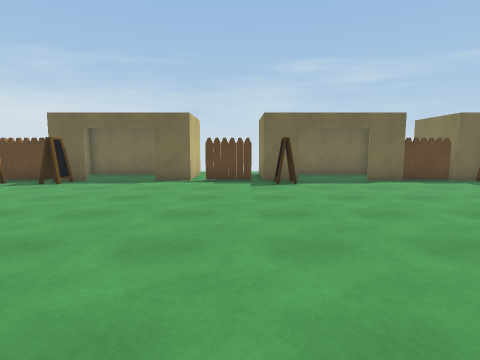
View 1 (above)

24 first-person views from a walk through a scene from a Unity 3-D project. The camera is 1.3 m above the floor, tilts 6° down and sees 80° across. The floor is counted in squares, 1 m on a side. Each view is taken from the middle of a square. On the plan, view 1 faces up. The plan holds only what a view shows up to about 13 squares ahead; the rest is blank. The place goes on beyond the plan. The player character is not drawn. Some animated figures are not drawn.

View 2
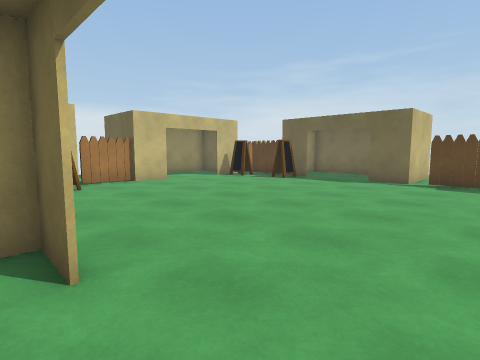

View 3
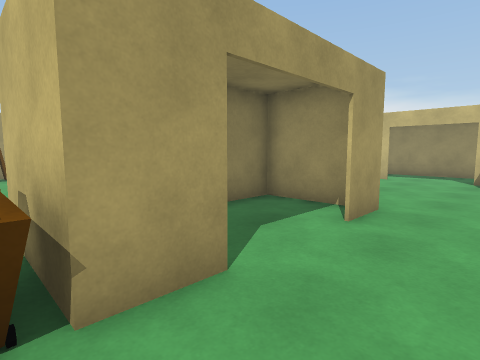

View 4
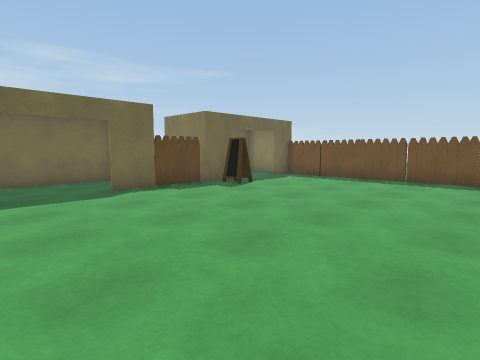

View 5
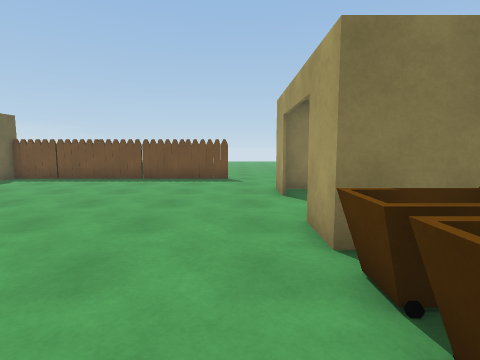

View 6
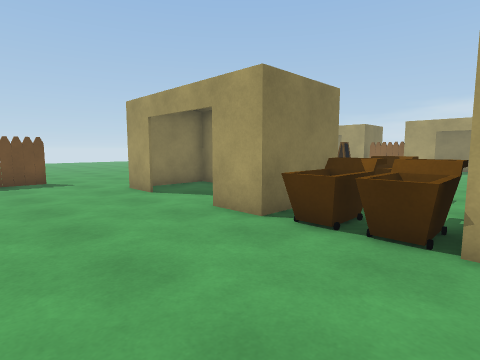

View 7
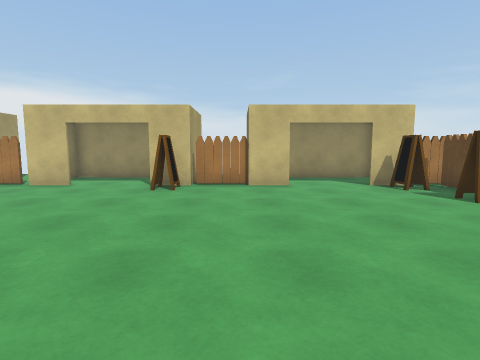

View 8
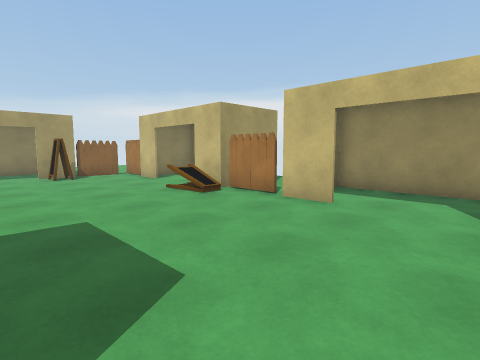

View 9
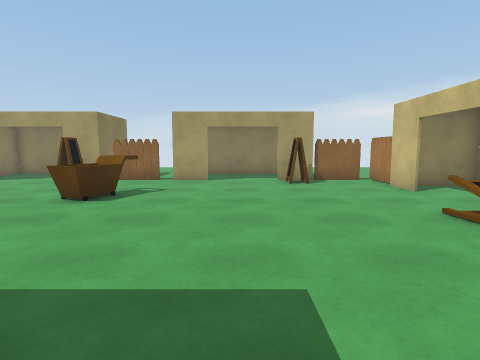

View 10
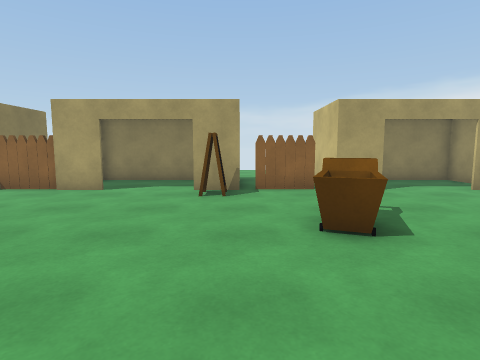

View 11
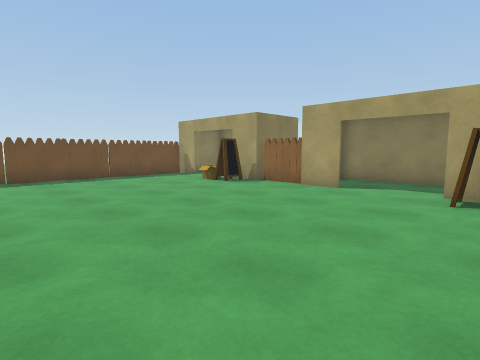

View 12
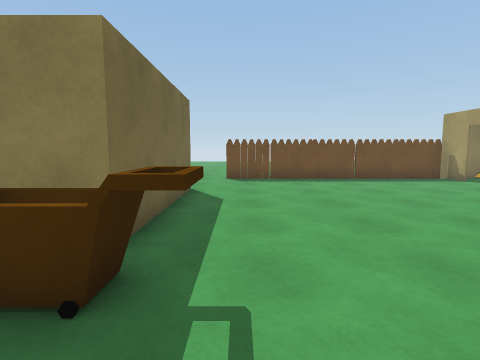

View 13
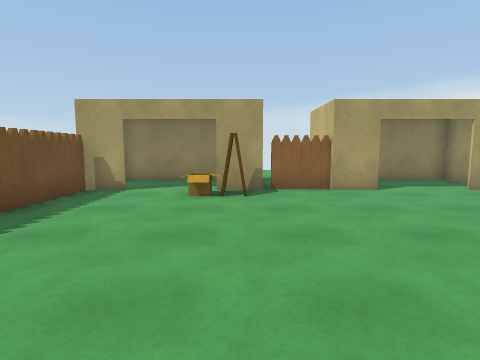

View 14
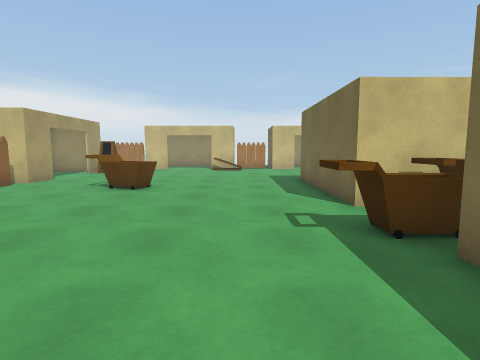

View 15
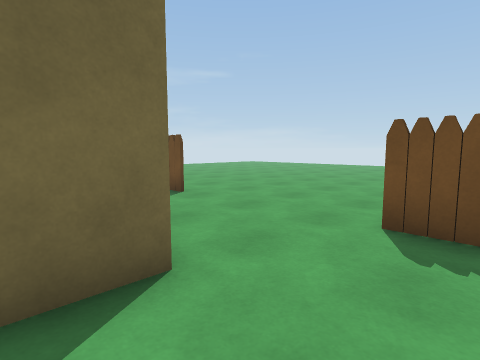

View 16
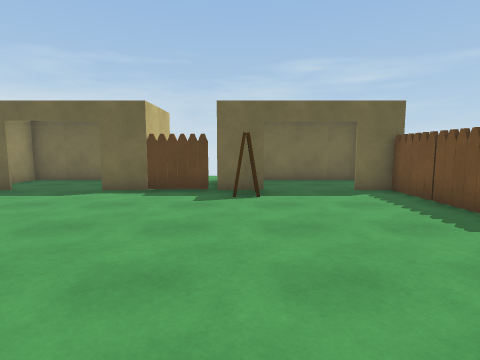

View 17
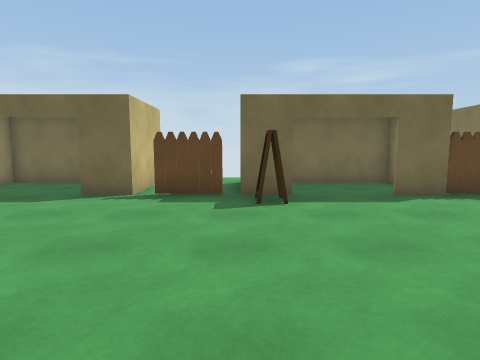

View 18
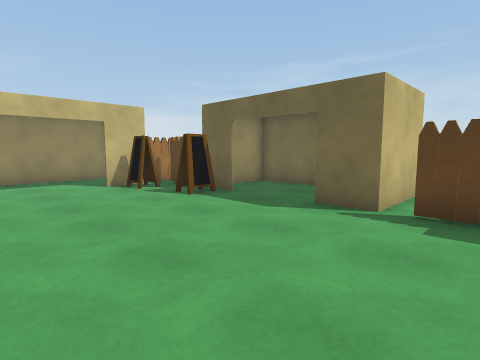

View 19
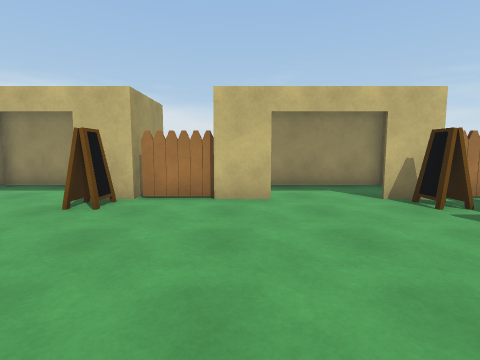

View 20
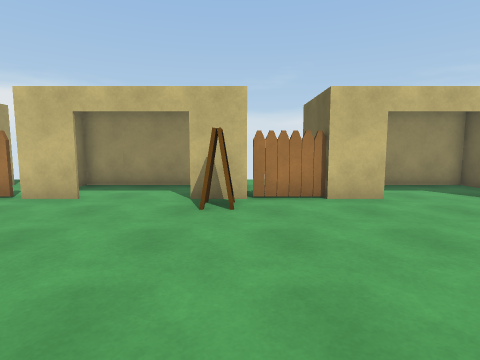

View 21
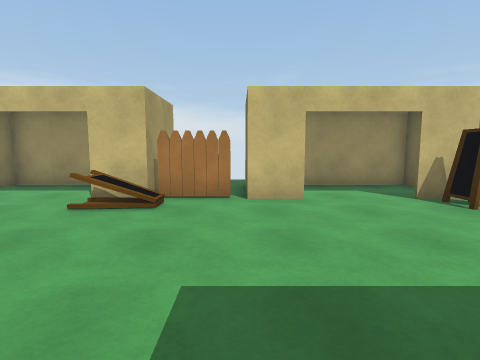

View 22
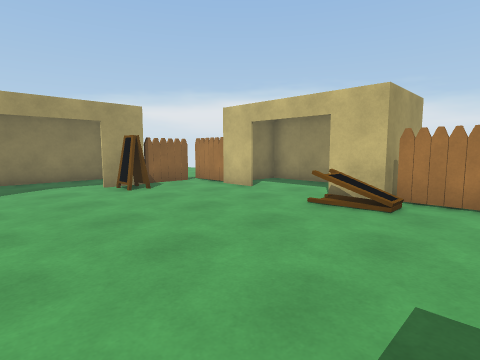

View 23
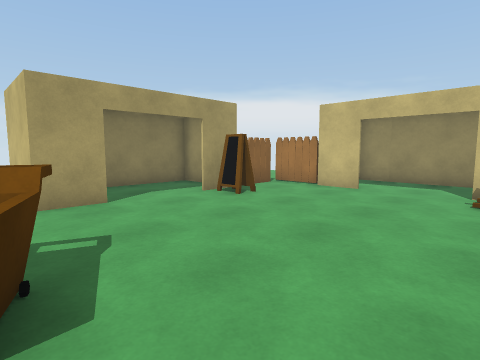

View 24
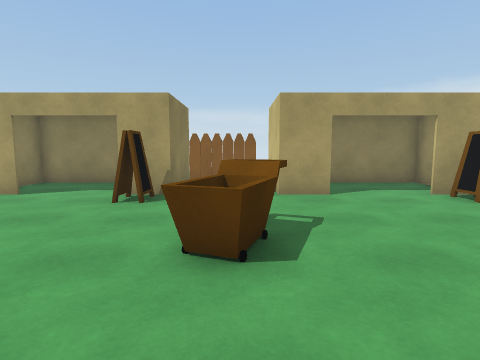

### Floor plan
Key: @ floor where view 1 was taken; # wall or solid block; . floor; / step, stairs or slope; O other object.
Columns run from 14 left of view 1 to 16 right of it. Each row starts with its distance up from view 1.
 15       OOOO  O  OOOOOOO O OOOOO
 14       O...  O  O.....O O ....
 13    #   .... O  O.....O O ....
 12    ###OO...OO##OO...OO##OO..O#
 11 OO OOO.O........O.......O....#
 10 O..O.........................#
  9 O............................#
  8 O............................#
  7 O..O.........................#
  6 O  O.........................#
  5  OO#.........................#
  4    #.........................#.
  3 OOOOO........................#.
  2 O...OO.........................
  1 O..........OO..OOOOOOO..OO.....
  0 O.........O...@.OOOOO ...O.....
 -1 O.........O.....OOOOO  ..O.....
 -2 O..O......OOOOOOO.OOOOOOOO.....
 -3 OOOO..............OO...........
 -4   .#.........................#
 -5  ..#/........................#
 -6 OOOOO........................#
 -7 O............................#
 -8 O............OO..............#
 -9 O............OO..............#
-10 O..O........OO...............#
-11 OOOO.........................#
-12    #...O........O.......OO...#
-13    #..OO...OO..OO...OO.OOO..O#
-14     ##O.... O##O.....O#O ....
-15       O.... O  O.....O O ....O
-16       OOOOO O  OOOOOOO O OOOOO

Where each view was taken, in squares from view 1:
view 1: 0 up, 0 right, facing up
view 2: 0 up, 1 right, facing up-left
view 3: 3 up, 3 right, facing down-left
view 4: 3 up, 2 right, facing up-right
view 5: 2 up, 2 right, facing right
view 6: 5 up, 2 right, facing down-right
view 7: 5 up, 0 right, facing left
view 8: 2 up, 4 left, facing down-left
view 9: 1 down, 5 left, facing down
view 10: 4 down, 1 right, facing down
view 11: 4 down, 1 right, facing down-right
view 12: 4 down, 2 right, facing right
view 13: 4 down, 10 right, facing down
view 14: 5 down, 9 right, facing left
view 15: 5 down, 10 right, facing up-right
view 16: 3 up, 10 right, facing up
view 17: 4 up, 1 right, facing up
view 18: 6 up, 0 right, facing up-left
view 19: 6 up, 3 left, facing left
view 20: 3 up, 3 left, facing left
view 21: 3 down, 3 left, facing left
view 22: 3 down, 3 left, facing down-left
view 23: 6 down, 1 left, facing down-left
view 24: 5 down, 1 left, facing down
